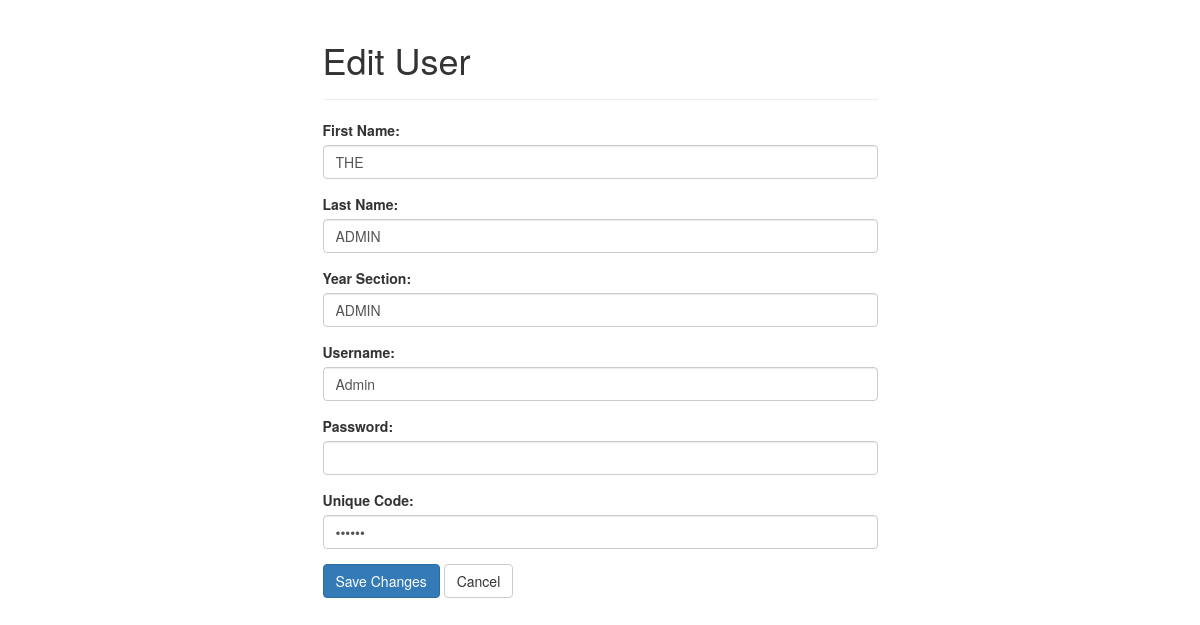
/edit_user.php?user_id=1 (signed in), run on the app's committed database.
### tables this page shows
CREATE TABLE `user` (
  `user_id` int(11) NOT NULL AUTO_INCREMENT,
  `Id_Number` int(10) NOT NULL,
  `fname` varchar(200) NOT NULL,
  `lname` varchar(200) NOT NULL,
  `department` varchar(255) NOT NULL,
  `year` text NOT NULL,
  `yr_section` varchar(200) NOT NULL,
  `username` varchar(200) NOT NULL,
  `password` varchar(200) NOT NULL,
  `unique_code` varchar(200) NOT NULL,
  `is_admin` tinyint(1) NOT NULL DEFAULT 0,
  `is_active` varchar(255) DEFAULT 'Active now',
  `date_created` timestamp NOT NULL DEFAULT current_timestamp(),
  `approval_status` enum('pending','accepted','rejected','deactivated') NOT NULL DEFAULT 'pending',
  `bio` varchar(255) NOT NULL,
  `dob` date NOT NULL,
  `location` varchar(255) NOT NULL,
  `contact_number` text NOT NULL,
  `gender` text NOT NULL,
  `image_path` varchar(255) NOT NULL DEFAULT 'includes/user icon for ui.png',
  `cover_photo` varchar(255) NOT NULL,
  `last_activity` timestamp NOT NULL DEFAULT current_timestamp(),
  PRIMARY KEY (`user_id`)
);

### edit_user.php (the view, shortened to what this page needs)
<?php
require("dbconn.php");
if (isset($_GET['user_id'])) {
    $user_id = mysqli_real_escape_string($conn, $_GET['user_id']);
    $queryGetUser = "SELECT * FROM `user` WHERE `user_id`=?";
    $stmt = mysqli_prepare($conn, $queryGetUser);
    mysqli_stmt_bind_param($stmt, "i", $user_id);
    mysqli_stmt_execute($stmt);
    $result = mysqli_stmt_get_result($stmt);
    $user = mysqli_fetch_assoc($result);
} else {
    echo "User ID is missing.";
}
?>
<!DOCTYPE html>
<html>
<head>
    <link rel="stylesheet" href="https://maxcdn.bootstrapcdn.com/bootstrap/3.3.7/css/bootstrap.min.css">
</head>
<body>
    <div class="container">
        <div class="row">
            <div class="col-md-6 col-md-offset-3">
                <div class="page-header">
                    <h1>Edit User</h1>
                </div>
                <form method="post" action="edit_user.php?user_id=<?php echo $user_id; ?>">
                    <div class="form-group">
                        <label for="fname">First Name:</label>
                        <input type="text" class="form-control" id="fname" name="fname" value="<?php echo $user['fname']; ?>" required>
                    </div>
                    <div class="form-group">
                        <label for="lname">Last Name:</label>
                        <input type="text" class="form-control" id="lname" name="lname" value="<?php echo $user['lname']; ?>" required>
                    </div>
                    <div class="form-group">
                        <label for="yr_section">Year Section:</label>
                        <input type="text" class="form-control" id="yr_section" name="yr_section" value="<?php echo $user['yr_section']; ?>" required>
                    </div>
                    <div class="form-group">
                        <label for="username">Username:</label>
                        <input type="text" class="form-control" id="username" name="username" value="<?php echo $user['username']; ?>" required>
                    </div>
                    <div class="form-group">
                        <label for="password">Password:</label>
                        <input type="password" class="form-control" id="password" name="password">
                    </div>
                    <div class="form-group">
                        <label for="unique_code">Unique Code:</label>
                        <input type="password" class="form-control" id="unique_code" name="unique_code" value="<?php echo $user['unique_code']; ?>" required>
                    </div>
                    <button type="submit" class="btn btn-primary">Save Changes</button>
                    <a href="get_all_user.php" class="btn btn-default">Cancel</a>
                </form>
            </div>
        </div>
    </div>
</body>
</html>

### data on the page
user: fname "THE", lname "ADMIN", yr_section "ADMIN", username "Admin"
